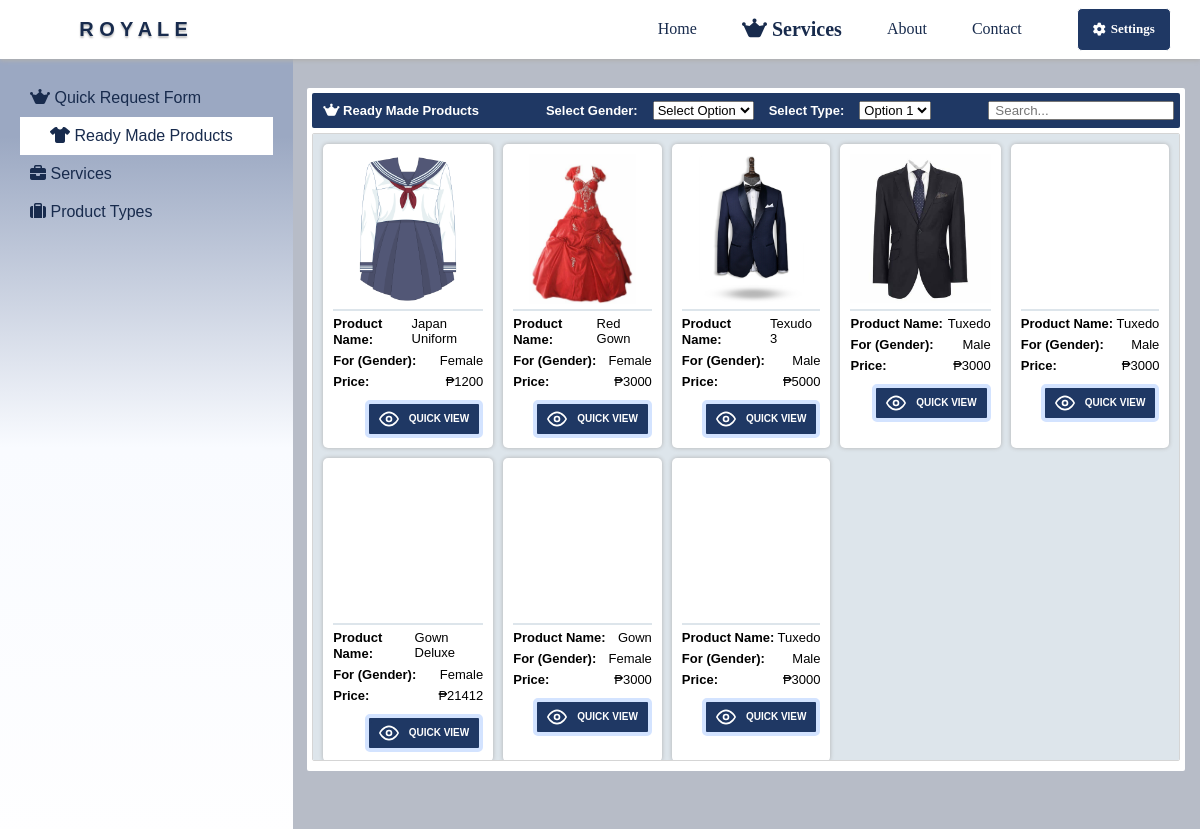
The page /trash/user/productBrowse.php on the database its author committed.
### tables this page shows
CREATE TABLE `products` (
  `id` int(11) NOT NULL,
  `product_status` varchar(255) NOT NULL,
  `product_name` varchar(255) NOT NULL,
  `product_type` varchar(255) NOT NULL,
  `product_color` varchar(255) NOT NULL,
  `extra_small` int(255) NOT NULL,
  `small` int(255) NOT NULL,
  `medium` int(255) NOT NULL,
  `large` int(255) NOT NULL,
  `extra_large` int(255) NOT NULL,
  `gender` varchar(255) NOT NULL,
  `previous_price` bigint(255) NOT NULL,
  `price` bigint(255) NOT NULL,
  `rent_price` bigint(255) NOT NULL,
  `product_description` text NOT NULL,
  `photo` varchar(255) NOT NULL
);

### trash/user/productBrowse.php (the view, shortened to what this page needs)
<?php
include ('dbconnect.php');
?>
<!DOCTYPE html>
<html lang="en">
<head>
    <link href="../fontawesome/css/fontawesome.css" rel="stylesheet" />
    <link href="../fontawesome/css/brands.css" rel="stylesheet" />
    <link href="../fontawesome/css/solid.css" rel="stylesheet" />
    <link rel="stylesheet" href="css/productBrowse.css?v=<?php echo time(); ?>">
    <link rel="stylesheet" href="css/sideNav.css?v=<?php echo time(); ?>">
    <link rel="stylesheet" href="css/special.css?v=<?php echo time(); ?>">
    <link rel="stylesheet" href="css/header.css?v=<?php echo time(); ?>">
    <link rel="stylesheet" href="css/fullscreen.css?v=<?php echo time(); ?>">
    <link rel="stylesheet" href="css/openfile.css?v=<?php echo time(); ?>">
</head>
<body>
    <div class="navbar-container">
        <nav class="navbar">
            <a class="logoLabel">R O Y A L E</a>
            <ul>
                <li><a href="index.php">Home</a></li>
                <li><a class="bold-text" href="services.php"><i class="fa-brands fa-web-awesome"></i> Services</a></li>
                <li><a href="about.php">About</a></li>
                <li><a href="contact.php">Contact</a></li>
                <a class="settings-btn" href="dashboard.php"><i class="fa-solid fa-gear"
                        id="rotate-icon"></i>Settings</a>
            </ul>
        </nav>
    </div>
    <div class="container">
    <div class="side-nav-holder">
            <div class="side-nav">
                <div class="side-item-holder">
                    <div class="side-nav-item" onclick="window.location.href='services.php'"><label for=""><i
                                class="fa-brands fa-web-awesome"></i> Quick Request Form</label></div>
                    <div  class="highlighted"  onclick="window.location.href='productBrowse.php'"><label for=""><i
                                class="fa-solid fa-shirt"></i> Ready Made Products</label></div>
                    <div class="side-nav-item" onclick="window.location.href='serviceBrowse.php'"><label for=""><i
                                class="fa-solid fa-briefcase"></i> Services</label></div>
                    <div class="side-nav-item" onclick="window.location.href='productTypeBrowse.php'"><label for=""><i
                                class="fa-solid fa-suitcase"></i> Product Types</label></div>
                </div>
            </div>
        </div>
        <div class="middle-content">
            <div class="dashboard-content">
                <div class="products-container">
                    <div class="product-show" id="products">
                        <div class="search-container">
                            <div class="search-type">
                                <label for=""><i class="fa-brands fa-web-awesome"></i> Ready Made Products</label>
                            </div>
                            <div class="search-type">
                                <label for="">Select Gender:</label>
                                <select name="" id="">
                                    <option value="" disabled selected>Select Option</option>
                                </select>
                                <label for="">Select Type:</label>
                                <select name="" id="">
                                    <option value="option1">Option 1</option>
                                </select>
                            </div>
                            <div class="search-bar"><input type="text" id="search" name="search"
                                    placeholder="Search...">
                            </div>
                        </div>
                        <div class="product-holder">
                            <div class="product-items">
                                <?php $fetchdata = "SELECT * FROM products WHERE product_status='active' ORDER BY id DESC";
                                $result = mysqli_query($con, $fetchdata);
                                while ($row = mysqli_fetch_assoc($result)) {
                                    $id = $row['id'];
                                    $productName = $row["product_name"];
                                    $gender = $row["gender"];
                                    $price = $row["price"];
                                    $photo = $row['photo'];
                                    ?>
                                    <div class="items" id="product-<?php echo $id; ?>">
                                        <div class="product-image"><img src="../admin/settings/<?php echo $photo ?>" alt="">
                                        </div>
                                        <hr>
                                        <div class="container-of-labels">
                                            <div class="label-container">
                                                <label class="product-title">
                                                    <b>Product Name:</b>
                                                </label>
                                                <label for="" class="product-data">
                                                    <?php echo $productName ?>
                                                </label>
                                            </div>
                                            <div class="label-container">
                                                <label class="product-title">
                                                    <b>For (Gender):</b>
                                                </label>
                                                <label for="" class="product-data">
                                                    <?php echo $gender ?>
                                                </label>
                                            </div>
                                            <div class="label-container">
                                                <label class="product-title">
                                                    <b>Price:</b>
                                                </label>
                                                <label for="" class="product-data">
                                                    <?php echo '₱' . $price; ?>
                                                </label>
                                            </div>
                                        </div>
                                        <div class="button-container">
                                            <a href="openProductBrowse.php?manage_id=<?php echo $id; ?>">
                                                <div class="default-btn">
                                                    <svg class="css-i6dzq1" stroke-linejoin="round" stroke-linecap="round"
                                                        fill="none" stroke-width="2" stroke="#FFF" height="20" width="20"
                                                        viewBox="0 0 24 24">
                                                        <path d="M1 12s4-8 11-8 11 8 11 8-4 8-11 8-11-8-11-8z"></path>
                                                        <circle r="3" cy="12" cx="12"></circle>
                                                    </svg>
                                                    <span>Quick View</span>
                                                </div>
                                                <div class="hover-btn">
                                                </div>
                                            </a>
                                        </div>
                                    </div>
                                <?php } ?>
                            </div>
                        </div>
                    </div>
                </div>
            </div>
        </div>
    </div>
</body>
</html>

### trash/user/css/productBrowse.css (style rules this page uses)
.container { height: 93vh; background: #B7BCC7; display: grid; grid-template-columns: .05fr .6fr .05fr 3fr .05fr; grid-template-rows: .1fr 4fr .1fr; }
.middle-content { grid-column-start: 4; grid-column-end: 5; grid-row-start: 2; grid-row-end: 3; background: #B7BCC7; border-radius: 2px; height: 86vh; }
.products-container { margin-top: 10px; height: 80vh; background-color: white; border-radius: 2px; padding: 5px; }
.search-container { display: flex; justify-content: space-between; align-items: center; border-radius: 2px; padding: 6px; background-color: #1F3864; }
.search-type { display: flex; align-items: center; gap: 10px; color: #ffffff; font-size: 13px; height: 23px; }
.search-type label { font-size: 13px; padding: 5px; font-weight: bold; }
.search-type select { font-size: 13px; }
.search-bar input { padding-left: 5px; }
.product-holder { height: 72vh; background-color: #DDE5EB; overflow-y: scroll; padding: 10px; margin-top: 5px; border: 1px solid #d5d5d5; border-radius: 2px; }
.product-items { display: grid; grid-template-columns: repeat(5, 1fr); grid-gap: 10px; }
.product-image { display: flex; justify-content: center; align-items: center; padding-bottom: 5px; }
.product-image img { height: 150px; width: auto; border-radius: 3px; }
.items { background-color: white; padding: 10px; border-radius: 5px; box-shadow: 0 0 4px rgb(177, 177, 177); }
.items hr { border: 1px solid #DDE5EB; }
.label-container { display: flex; justify-content: space-between; font-size: 13px; margin-top: 5px; }
.product-title { text-transform: capitalize; font-family: Georgia, 'Times New Roman', Times, serif; }
.product-data { text-transform: capitalize; }
.button-container { display: flex; justify-content: flex-end; align-items: center; gap: 10px; margin-top: 10px; font-size: 13px; }
.button-container a { text-decoration: none; color: #182B4D; }
.product-show { display: none; }

### trash/user/css/sideNav.css (style rules this page uses)
.side-nav-holder { grid-column-start: 1; grid-column-end: 3; grid-row-start: 1; grid-row-end: 4; width: 30vh; padding: 20px; height: 87.5vh; overflow-y: scroll; background: linear-gradient(180deg, rgb(155, 168, 194) 10%, rgb(249, 251, 255) 50%, rgb(254, 254, 255) 100%); }
.side-nav { display: flex; justify-content: center; }
.side-item-holder { width: 100%; }
.side-nav .side-nav-item, .side-nav .highlighted { padding: 10px; cursor: pointer; }
.side-nav .side-nav-item label, .side-nav .highlighted label { cursor: pointer; color: #182B4D; }
.side-nav .highlighted { padding-left: 30px; background-color: #ffffff; }

### trash/user/css/special.css (style rules this page uses)
.button-container a { position: relative; overflow: hidden; outline: none; cursor: pointer; border-radius: 5px; background-color: #1F3864; border: solid 4px #d3e3ff; font-family: inherit; }
.button-container .default-btn,.hover-btn { background-color: #1F3864; display: -webkit-box; display: -moz-box; display: -ms-flexbox; display: -webkit-flex; display: flex; align-items: center; gap: 10px; padding: 5px 10px; border-radius: 10px; font-size: 10px; font-weight:bold; text-transform: uppercase; transition: all .3s ease; }
.button-container .hover-btn { position: absolute; inset: 0; background-color: #1F3864; transform: translate(0%,100%); }
.button-container .default-btn span { color:white; }

### rows shown on the page
products: photo (picture), product_name "Japan Uniform", gender "Female", price "1200"
products: photo (picture), product_name "Red Gown", gender "Female", price "3000"
products: photo (picture), product_name "Texudo 3", gender "Male", price "5000"
products: photo (picture), product_name "Tuxedo", gender "Male", price "3000"
products: product_name "Tuxedo", gender "Male", price "3000"
products: product_name "Gown Deluxe", gender "Female", price "21412"
products: product_name "Gown", gender "Female", price "3000"
products: product_name "Tuxedo", gender "Male", price "3000"
